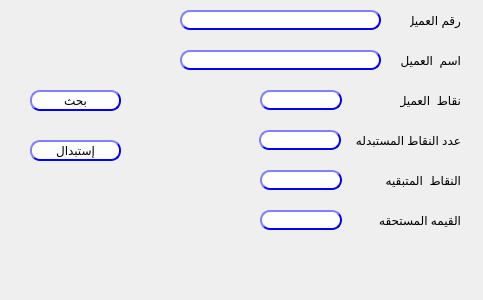
<?xml version="1.0" encoding="UTF-8"?>
<ui version="4.0">
 <class>Dialog</class>
 <widget class="QDialog" name="Dialog">
  <property name="geometry">
   <rect>
    <x>0</x>
    <y>0</y>
    <width>483</width>
    <height>300</height>
   </rect>
  </property>
  <property name="windowTitle">
   <string>Dialog</string>
  </property>
  <widget class="QLineEdit" name="Qline_barcode">
   <property name="geometry">
    <rect>
     <x>180</x>
     <y>10</y>
     <width>201</width>
     <height>20</height>
    </rect>
   </property>
   <property name="styleSheet">
    <string notr="true">QLineEdit{
                                        background-color: white;
                                        border-style: outset;
                                        border-width: 2px;
                                        border-radius: 10px;
                                        border-color: blue;
                                        min-width: 6em;
                                        }
                                        QLineEdit:hover {
                                        background: qradialgradient(
                                        cx: 0.3, cy: -0.4, fx: 0.3, fy: -0.4,
                                        radius: 1.35, stop: 0 #fff, stop: 1 #bbb
                                        );
                                        }
                                       QLineEdit:pressed {
                                        border-style: inset;
                                        background: qradialgradient(
                                        cx: 0.4, cy: -0.1, fx: 0.4, fy: -0.1,
                                        radius: 1.35, stop: 0 #fff, stop: 1 #ddd
                                        );
                                        }
                                    </string>
   </property>
  </widget>
  <widget class="QLabel" name="label_14">
   <property name="geometry">
    <rect>
     <x>410</x>
     <y>10</y>
     <width>51</width>
     <height>20</height>
    </rect>
   </property>
   <property name="text">
    <string>رقم العميل</string>
   </property>
  </widget>
  <widget class="QLabel" name="label_15">
   <property name="geometry">
    <rect>
     <x>400</x>
     <y>50</y>
     <width>61</width>
     <height>20</height>
    </rect>
   </property>
   <property name="text">
    <string>اسم  العميل</string>
   </property>
  </widget>
  <widget class="QLineEdit" name="Qline_barcode_2">
   <property name="enabled">
    <bool>false</bool>
   </property>
   <property name="geometry">
    <rect>
     <x>180</x>
     <y>50</y>
     <width>201</width>
     <height>20</height>
    </rect>
   </property>
   <property name="styleSheet">
    <string notr="true">QLineEdit{
                                        background-color: white;
                                        border-style: outset;
                                        border-width: 2px;
                                        border-radius: 10px;
                                        border-color: blue;
                                        min-width: 6em;
                                        }
                                        QLineEdit:hover {
                                        background: qradialgradient(
                                        cx: 0.3, cy: -0.4, fx: 0.3, fy: -0.4,
                                        radius: 1.35, stop: 0 #fff, stop: 1 #bbb
                                        );
                                        }
                                       QLineEdit:pressed {
                                        border-style: inset;
                                        background: qradialgradient(
                                        cx: 0.4, cy: -0.1, fx: 0.4, fy: -0.1,
                                        radius: 1.35, stop: 0 #fff, stop: 1 #ddd
                                        );
                                        }
                                    </string>
   </property>
  </widget>
  <widget class="QLineEdit" name="Qline_barcode_3">
   <property name="enabled">
    <bool>false</bool>
   </property>
   <property name="geometry">
    <rect>
     <x>260</x>
     <y>90</y>
     <width>82</width>
     <height>20</height>
    </rect>
   </property>
   <property name="styleSheet">
    <string notr="true">QLineEdit{
                                        background-color: white;
                                        border-style: outset;
                                        border-width: 2px;
                                        border-radius: 10px;
                                        border-color: blue;
                                        min-width: 6em;
                                        }
                                        QLineEdit:hover {
                                        background: qradialgradient(
                                        cx: 0.3, cy: -0.4, fx: 0.3, fy: -0.4,
                                        radius: 1.35, stop: 0 #fff, stop: 1 #bbb
                                        );
                                        }
                                       QLineEdit:pressed {
                                        border-style: inset;
                                        background: qradialgradient(
                                        cx: 0.4, cy: -0.1, fx: 0.4, fy: -0.1,
                                        radius: 1.35, stop: 0 #fff, stop: 1 #ddd
                                        );
                                        }
                                    </string>
   </property>
   <property name="text">
    <string/>
   </property>
  </widget>
  <widget class="QLabel" name="label_16">
   <property name="geometry">
    <rect>
     <x>400</x>
     <y>90</y>
     <width>61</width>
     <height>20</height>
    </rect>
   </property>
   <property name="text">
    <string>نقاط  العميل</string>
   </property>
  </widget>
  <widget class="QLineEdit" name="Qline_barcode_4">
   <property name="enabled">
    <bool>false</bool>
   </property>
   <property name="geometry">
    <rect>
     <x>259</x>
     <y>130</y>
     <width>82</width>
     <height>20</height>
    </rect>
   </property>
   <property name="styleSheet">
    <string notr="true">QLineEdit{
                                        background-color: white;
                                        border-style: outset;
                                        border-width: 2px;
                                        border-radius: 10px;
                                        border-color: blue;
                                        min-width: 6em;
                                        }
                                        QLineEdit:hover {
                                        background: qradialgradient(
                                        cx: 0.3, cy: -0.4, fx: 0.3, fy: -0.4,
                                        radius: 1.35, stop: 0 #fff, stop: 1 #bbb
                                        );
                                        }
                                       QLineEdit:pressed {
                                        border-style: inset;
                                        background: qradialgradient(
                                        cx: 0.4, cy: -0.1, fx: 0.4, fy: -0.1,
                                        radius: 1.35, stop: 0 #fff, stop: 1 #ddd
                                        );
                                        }
                                    </string>
   </property>
   <property name="text">
    <string/>
   </property>
  </widget>
  <widget class="QLabel" name="label_17">
   <property name="geometry">
    <rect>
     <x>350</x>
     <y>130</y>
     <width>111</width>
     <height>20</height>
    </rect>
   </property>
   <property name="text">
    <string>عدد النقاط المستبدله</string>
   </property>
  </widget>
  <widget class="QLineEdit" name="Qline_barcode_5">
   <property name="enabled">
    <bool>false</bool>
   </property>
   <property name="geometry">
    <rect>
     <x>260</x>
     <y>170</y>
     <width>82</width>
     <height>20</height>
    </rect>
   </property>
   <property name="styleSheet">
    <string notr="true">QLineEdit{
                                        background-color: white;
                                        border-style: outset;
                                        border-width: 2px;
                                        border-radius: 10px;
                                        border-color: blue;
                                        min-width: 6em;
                                        }
                                        QLineEdit:hover {
                                        background: qradialgradient(
                                        cx: 0.3, cy: -0.4, fx: 0.3, fy: -0.4,
                                        radius: 1.35, stop: 0 #fff, stop: 1 #bbb
                                        );
                                        }
                                       QLineEdit:pressed {
                                        border-style: inset;
                                        background: qradialgradient(
                                        cx: 0.4, cy: -0.1, fx: 0.4, fy: -0.1,
                                        radius: 1.35, stop: 0 #fff, stop: 1 #ddd
                                        );
                                        }
                                    </string>
   </property>
   <property name="text">
    <string/>
   </property>
  </widget>
  <widget class="QLabel" name="label_18">
   <property name="geometry">
    <rect>
     <x>370</x>
     <y>170</y>
     <width>91</width>
     <height>20</height>
    </rect>
   </property>
   <property name="text">
    <string>النقاط  المتبقيه</string>
   </property>
  </widget>
  <widget class="QLabel" name="label_19">
   <property name="geometry">
    <rect>
     <x>370</x>
     <y>210</y>
     <width>91</width>
     <height>20</height>
    </rect>
   </property>
   <property name="text">
    <string>القيمه المستحقه</string>
   </property>
  </widget>
  <widget class="QLineEdit" name="Qline_barcode_6">
   <property name="enabled">
    <bool>false</bool>
   </property>
   <property name="geometry">
    <rect>
     <x>260</x>
     <y>210</y>
     <width>82</width>
     <height>20</height>
    </rect>
   </property>
   <property name="styleSheet">
    <string notr="true">QLineEdit{
                                        background-color: white;
                                        border-style: outset;
                                        border-width: 2px;
                                        border-radius: 10px;
                                        border-color: blue;
                                        min-width: 6em;
                                        }
                                        QLineEdit:hover {
                                        background: qradialgradient(
                                        cx: 0.3, cy: -0.4, fx: 0.3, fy: -0.4,
                                        radius: 1.35, stop: 0 #fff, stop: 1 #bbb
                                        );
                                        }
                                       QLineEdit:pressed {
                                        border-style: inset;
                                        background: qradialgradient(
                                        cx: 0.4, cy: -0.1, fx: 0.4, fy: -0.1,
                                        radius: 1.35, stop: 0 #fff, stop: 1 #ddd
                                        );
                                        }
                                    </string>
   </property>
   <property name="text">
    <string/>
   </property>
  </widget>
  <widget class="QPushButton" name="Qbtn_search">
   <property name="enabled">
    <bool>true</bool>
   </property>
   <property name="geometry">
    <rect>
     <x>30</x>
     <y>90</y>
     <width>91</width>
     <height>21</height>
    </rect>
   </property>
   <property name="styleSheet">
    <string notr="true">QPushButton{
                                        background-color: white;
                                        border-style: outset;
                                        border-width: 2px;
                                        border-radius: 10px;
                                        border-color: blue;
                                        min-width:6em;
                                       }
                                        QPushButton:hover {
                                        background: qradialgradient(
                                        cx: 0.3, cy: -0.4, fx: 0.3, fy: -0.4,
                                        radius: 1.35, stop: 0 #fff, stop: 1 #bbb
                                        );
                                        }
                                        QPushButton:pressed {
                                        border-style: inset;
                                        background: qradialgradient(
                                        cx: 0.4, cy: -0.1, fx: 0.4, fy: -0.1,
                                        radius: 1.35, stop: 0 #fff, stop: 1 #ddd
                                        );
                                        }
                                    
                                    </string>
   </property>
   <property name="text">
    <string>بحث</string>
   </property>
  </widget>
  <widget class="QPushButton" name="Qbtn_search_2">
   <property name="enabled">
    <bool>true</bool>
   </property>
   <property name="geometry">
    <rect>
     <x>30</x>
     <y>140</y>
     <width>91</width>
     <height>21</height>
    </rect>
   </property>
   <property name="styleSheet">
    <string notr="true">QPushButton{
                                        background-color: white;
                                        border-style: outset;
                                        border-width: 2px;
                                        border-radius: 10px;
                                        border-color: blue;
                                        min-width:6em;
                                       }
                                        QPushButton:hover {
                                        background: qradialgradient(
                                        cx: 0.3, cy: -0.4, fx: 0.3, fy: -0.4,
                                        radius: 1.35, stop: 0 #fff, stop: 1 #bbb
                                        );
                                        }
                                        QPushButton:pressed {
                                        border-style: inset;
                                        background: qradialgradient(
                                        cx: 0.4, cy: -0.1, fx: 0.4, fy: -0.1,
                                        radius: 1.35, stop: 0 #fff, stop: 1 #ddd
                                        );
                                        }
                                    
                                    </string>
   </property>
   <property name="text">
    <string>إستبدال</string>
   </property>
  </widget>
 </widget>
 <resources/>
 <connections/>
</ui>
